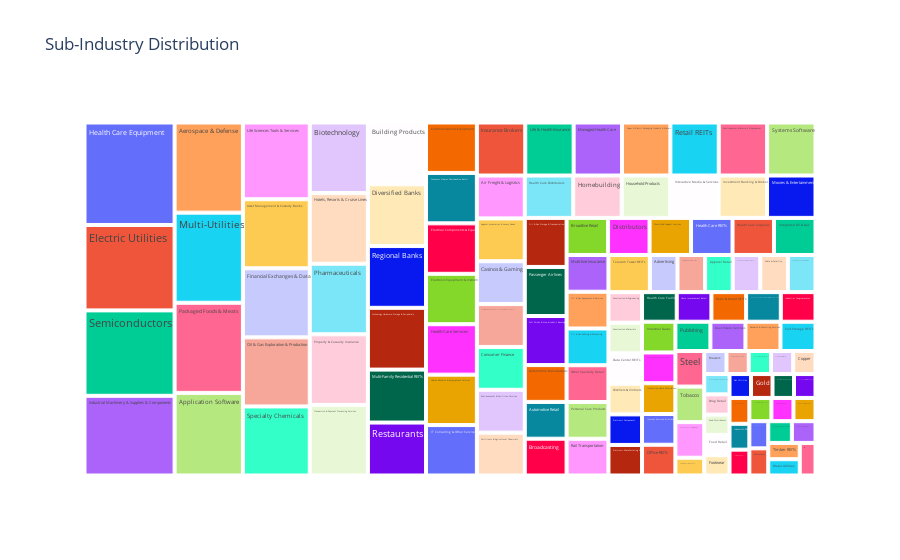

Notebook code for this chart:
### Code cell
filtered_df = df[df['ticker_info.gics_sector'].notna()][['ticker_info.gics_sub_industry', 'ticker_info.security']]
grouped_df = filtered_df.groupby('ticker_info.gics_sub_industry').agg({'ticker_info.security': lambda x: ', '.join(x)}).reset_index()
treemap_data = filtered_df.groupby(['ticker_info.gics_sub_industry']).size().reset_index(name='Counts')
treemap_data = pd.merge(treemap_data, grouped_df, on='ticker_info.gics_sub_industry', how='left')

fig = px.treemap(treemap_data, path=['ticker_info.gics_sub_industry'], values='Counts', hover_data='ticker_info.security', title='Sub-Industry Distribution')
fig.show()

### Figure 1 — Plotly figure (JSON) as saved in the notebook; plotly's stock layout.template omitted (floating-point values rounded to 4 significant figures)
{"data": [{"branchvalues": "total", "customdata": [["Interpublic Group of Companies (The), Omnicom Group"], ["GE Aerospace, Axon Enterprise, Boeing, General Dynamics, Howmet Aerospace, Huntington Ingalls Industries, L3Harris, Lockheed Martin, Northrop Grumman, RTX Corporation, Textron, TransDigm Group"], ["John Deere"], ["Archer-Daniels-Midland, Bunge Global SA"], ["CH Robinson, Expeditors International, FedEx, United Parcel Service"], ["Ross Stores, TJX Companies"], ["Lululemon Athletica, Nike, Inc., Ralph Lauren Corporation, Tapestry, Inc."], ["Adobe Inc., Ansys, Autodesk, Cadence Design Systems, Fair Isaac, Intuit, Oracle Corporation, PTC, Salesforce, Synopsys, Tyler Technologies"], ["Ameriprise Financial, Bank of New York Mellon, BlackRock, Blackstone, Franklin Templeton, Invesco, Northern Trust, State Street Corporation, T. Rowe Price"], ["Ford Motor Company, General Motors, Tesla, Inc."], ["Aptiv, BorgWarner"], ["AutoZone, CarMax, O'Reilly Auto Parts"], ["AbbVie, Amgen, Biogen, Gilead Sciences, Incyte, Moderna, Regeneron, Vertex Pharmaceuticals"], ["Molson Coors Beverage Company"], ["Fox Corporation (Class A), Fox Corporation (Class B), Warner Bros. Discovery"], ["Amazon, eBay, Etsy"], ["A. O. Smith, Allegion, Builders FirstSource, Carrier Global, Johnson Controls, Masco, Trane Technologies"], ["Charter Communications, Comcast"], ["J.B. Hunt, Old Dominion"], ["Caesars Entertainment, Las Vegas Sands, MGM Resorts, Wynn Resorts"], ["Dow Inc."], ["Arista Networks, Cisco, F5, Inc., Juniper Networks, Motorola Solutions"], ["Best Buy"], ["Jacobs Solutions, Quanta Services"], ["Caterpillar Inc., Cummins, Paccar, Wabtec"], ["Martin Marietta Materials, Vulcan Materials Company"], ["Garmin"], ["American Express, Capital One, Discover Financial, Synchrony Financial"], ["Costco, Dollar General, Dollar Tree, Target Corporation, Walmart"], ["Freeport-McMoRan"], ["Digital Realty, Equinix"], ["Broadridge Financial Solutions"], ["Brown–Forman, Constellation Brands"], ["Genuine Parts Company, LKQ Corporation, Pool Corporation"], ["Bank of America, Citigroup, Comerica, Fifth Third Bank, JPMorgan Chase, U.S. Bank, Wells Fargo"], ["Cintas, Copart, Leidos"], ["Walgreens Boots Alliance"], ["Alliant Energy, American Electric Power, Constellation Energy, Duke Energy, Edison International, Entergy, Evergy, Eversource, Exelon, FirstEnergy, PPL Corporation, Public Service Enterprise Group, Southern Company, Vistra, WEC Energy Group"], ["Ametek, Eaton Corporation, Emerson Electric, Generac, Rockwell Automation"], ["Amphenol, Corning Inc."], ["Keysight, Roper Technologies, Teledyne Technologies, Trimble Inc., Zebra Technologies"], ["Jabil, TE Connectivity"], ["Republic Services, Rollins, Inc., Veralto, Waste Management"], ["CF Industries, Corteva, FMC Corporation, Mosaic Company (The)"], ["Cboe Global Markets, CME Group, FactSet, Intercontinental Exchange, MarketAxess, Moody's Corporation, MSCI, Nasdaq, Inc., S&P Global"], ["Sysco"], ["Kroger"], ["Deckers Brands"], ["Atmos Energy"], ["Newmont"], ["Cardinal Health, Cencora, Henry Schein, McKesson Corporation"], ["Abbott, Baxter International, Becton Dickinson, Boston Scientific, Dexcom, Edwards Lifesciences, GE HealthCare, Hologic, Idexx Laboratories, Insulet, Intuitive Surgical, Medtronic, ResMed, Revvity, Steris, Stryker Corporation, Teleflex, Zimmer Biomet"], ["HCA Healthcare, Universal Health Services"], ["Healthpeak, Ventas, Welltower"], ["Cigna, CVS Health, DaVita Inc., LabCorp, Quest Diagnostics"], ["Align Technology, CooperCompanies, West Pharmaceutical Services"], ["Solventum"], ["GE Vernova"], ["Mohawk Industries"], ["Home Depot (The), Lowe's"], ["DR Horton, Lennar, NVR, Inc., PulteGroup"], ["Host Hotels & Resorts, Vici Properties"], ["Airbnb, Booking Holdings, Carnival, Expedia Group, Hilton Worldwide, Marriott International, Norwegian Cruise Line Holdings, Royal Caribbean Group"], ["Church & Dwight, Clorox, Colgate-Palmolive, Kimberly-Clark"], ["Automatic Data Processing, Dayforce, Paychex, Paycom, Robert Half"], ["Accenture, Cognizant, EPAM Systems, Gartner, IBM"], ["AES Corporation, NRG Energy"], ["3M, Honeywell"], ["Air Products and Chemicals, Linde plc"], ["Dover Corporation, Fortive, Hubbell Incorporated, IDEX Corporation, Illinois Tool Works, Ingersoll Rand, Nordson Corporation, Otis Worldwide, Parker Hannifin, Pentair, Snap-on, Stanley Black & Decker, W. W. Grainger, Xylem Inc."], ["Prologis"], ["Aon, Arthur J. Gallagher & Co., Brown & Brown, Marsh McLennan, Willis Towers Watson"], ["Chevron Corporation, ExxonMobil, Hess Corporation"], ["AT&T, Verizon"], ["Electronic Arts, Take-Two Interactive"], ["Alphabet Inc. (Class A), Alphabet Inc. (Class C), Match Group, Meta Platforms"], ["Akamai, Verisign"], ["Charles Schwab Corporation, Goldman Sachs, Morgan Stanley, Raymond James"], ["Hasbro"], ["Aflac, Globe Life, MetLife, Principal Financial Group, Prudential Financial"], ["Agilent Technologies, Bio-Rad, Bio-Techne, Charles River Laboratories, Danaher Corporation, Illumina, IQVIA, Mettler Toledo, Thermo Fisher Scientific, Waters Corporation"], ["Centene Corporation, Elevance Health, Humana, Molina Healthcare, UnitedHealth Group"], ["Ball Corporation"], ["Live Nation Entertainment, Netflix, Paramount Global, Walt Disney Company (The)"], ["AvalonBay Communities, Camden Property Trust, Equity Residential, Essex Property Trust, Mid-America Apartment Communities, UDR, Inc."], ["Berkshire Hathaway"], ["Ameren, CenterPoint Energy, CMS Energy, Consolidated Edison, Dominion Energy, DTE Energy, NextEra Energy, NiSource, PG&E Corporation, Pinnacle West, Sempra Energy, Xcel Energy"], ["American International Group, Assurant, Loews Corporation"], ["Alexandria Real Estate Equities, Boston Properties"], ["Baker Hughes, Halliburton, Schlumberger"], ["APA Corporation, ConocoPhillips, Coterra, Devon Energy, Diamondback Energy, EOG Resources, EQT Corporation, Marathon Oil, Occidental Petroleum"], ["Marathon Petroleum, Phillips 66, Valero Energy"], ["Kinder Morgan, ONEOK, Targa Resources, Williams Companies"], ["Iron Mountain"], ["Bath & Body Works, Inc., Tractor Supply, Ulta Beauty"], ["Campbell Soup Company, Conagra Brands, General Mills, Hershey's, Hormel Foods, Kellanova, Kraft Heinz, Lamb Weston, McCormick & Company, Mondelez International, J.M. Smucker Company (The), Tyson Foods"], ["Amcor, Avery Dennison, International Paper, Packaging Corporation of America, WestRock"], ["American Airlines Group, Delta Air Lines, Southwest Airlines, United Airlines Holdings"], ["Uber"], ["Estée Lauder Companies (The), Kenvue, Procter & Gamble"], ["Bristol Myers Squibb, Catalent, Eli Lilly and Company, Johnson & Johnson, Merck & Co., Pfizer, Viatris, Zoetis"], ["Allstate, Arch Capital Group, Chubb Limited, Cincinnati Financial, Hartford (The), Progressive Corporation, Travelers Companies (The), W. R. Berkley Corporation"], ["News Corp (Class A), News Corp (Class B)"], ["CSX, Norfolk Southern Railway, Union Pacific Corporation"], ["CBRE Group, CoStar Group"], ["Citizens Financial Group, Huntington Bancshares, KeyCorp, M&T Bank, PNC Financial Services, Regions Financial Corporation, Truist"], ["Everest Re"], ["Equifax, Verisk"], ["Chipotle Mexican Grill, Darden Restaurants, Domino's, McDonald's, Starbucks, Yum! Brands"], ["Federal Realty, Kimco Realty, Realty Income, Regency Centers, Simon Property Group"], ["Extra Space Storage, Public Storage"], ["Applied Materials, Enphase, KLA Corporation, Lam Research, Teradyne"], ["Nvidia, Advanced Micro Devices, Analog Devices, Broadcom Inc., First Solar, Intel, Microchip Technology, Micron Technology, Monolithic Power Systems, NXP Semiconductors, ON Semiconductor, Qorvo, Qualcomm, Skyworks Solutions, Texas Instruments"], ["Invitation Homes"], ["Coca-Cola Company (The), Keurig Dr Pepper, Monster Beverage, PepsiCo"], ["Albemarle Corporation, Celanese, DuPont, Eastman Chemical Company, Ecolab, International Flavors & Fragrances, LyondellBasell, PPG Industries, Sherwin-Williams"], ["Nucor, Steel Dynamics"], ["Fortinet, Gen Digital, Microsoft, Palo Alto Networks, ServiceNow"], ["CDW"], ["Apple Inc., Hewlett Packard Enterprise, HP Inc., NetApp, Seagate Technology, Supermicro, Western Digital"], ["American Tower, Crown Castle, SBA Communications"], ["Weyerhaeuser"], ["Altria, Philip Morris International"], ["Fastenal, United Rentals"], ["Corpay, Fidelity National Information Services, Fiserv, Global Payments, Jack Henry & Associates, Mastercard, PayPal, Visa Inc."], ["American Water Works"], ["T-Mobile US"]], "domain": {"x": [0, 1], "y": [0, 1]}, "hovertemplate": "labels=%{label}<br>Counts=%{value}<br>parent=%{parent}<br>id=%{id}<br>ticker_info.security=%{customdata[0]}<extra></extra>", "ids": ["Advertising", "Aerospace & Defense", "Agricultural & Farm Machinery", "Agricultural Products & Services", "Air Freight & Logistics", "Apparel Retail", "Apparel, Accessories & Luxury Goods", "Application Software", "Asset Management & Custody Banks", "Automobile Manufacturers", "Automotive Parts & Equipment", "Automotive Retail", "Biotechnology", "Brewers", "Broadcasting", "Broadline Retail", "Building Products", "Cable & Satellite", "Cargo Ground Transportation", "Casinos & Gaming", "Commodity Chemicals", "Communications Equipment", "Computer & Electronics Retail", "Construction & Engineering", "Construction Machinery & Heavy Transportation Equipment", "Construction Materials", "Consumer Electronics", "Consumer Finance", "Consumer Staples Merchandise Retail", "Copper", "Data Center REITs", "Data Processing & Outsourced Services", "Distillers & Vintners", "Distributors", "Diversified Banks", "Diversified Support Services", "Drug Retail", "Electric Utilities", "Electrical Components & Equipment", "Electronic Components", "Electronic Equipment & Instruments", "Electronic Manufacturing Services", "Environmental & Facilities Services", "Fertilizers & Agricultural Chemicals", "Financial Exchanges & Data", "Food Distributors", "Food Retail", "Footwear", "Gas Utilities", "Gold", "Health Care Distributors", "Health Care Equipment", "Health Care Facilities", "Health Care REITs", "Health Care Services", "Health Care Supplies", "Health Care Technology", "Heavy Electrical Equipment", "Home Furnishings", "Home Improvement Retail", "Homebuilding", "Hotel & Resort REITs", "Hotels, Resorts & Cruise Lines", "Household Products", "Human Resource & Employment Services", "IT Consulting & Other Services", "Independent Power Producers & Energy Traders", "Industrial Conglomerates", "Industrial Gases", "Industrial Machinery & Supplies & Components", "Industrial REITs", "Insurance Brokers", "Integrated Oil & Gas", "Integrated Telecommunication Services", "Interactive Home Entertainment", "Interactive Media & Services", "Internet Services & Infrastructure", "Investment Banking & Brokerage", "Leisure Products", "Life & Health Insurance", "Life Sciences Tools & Services", "Managed Health Care", "Metal, Glass & Plastic Containers", "Movies & Entertainment", "Multi-Family Residential REITs", "Multi-Sector Holdings", "Multi-Utilities", "Multi-line Insurance", "Office REITs", "Oil & Gas Equipment & Services", "Oil & Gas Exploration & Production", "Oil & Gas Refining & Marketing", "Oil & Gas Storage & Transportation", "Other Specialized REITs", "Other Specialty Retail", "Packaged Foods & Meats", "Paper & Plastic Packaging Products & Materials", "Passenger Airlines", "Passenger Ground Transportation", "Personal Care Products", "Pharmaceuticals", "Property & Casualty Insurance", "Publishing", "Rail Transportation", "Real Estate Services", "Regional Banks", "Reinsurance", "Research & Consulting Services", "Restaurants", "Retail REITs", "Self-Storage REITs", "Semiconductor Materials & Equipment", "Semiconductors", "Single-Family Residential REITs", "Soft Drinks & Non-alcoholic Beverages", "Specialty Chemicals", "Steel", "Systems Software", "Technology Distributors", "Technology Hardware, Storage & Peripherals", "Telecom Tower REITs", "Timber REITs", "Tobacco", "Trading Companies & Distributors", "Transaction & Payment Processing Services", "Water Utilities", "Wireless Telecommunication Services"], "labels": ["Advertising", "Aerospace & Defense", "Agricultural & Farm Machinery", "Agricultural Products & Services", "Air Freight & Logistics", "Apparel Retail", "Apparel, Accessories & Luxury Goods", "Application Software", "Asset Management & Custody Banks", "Automobile Manufacturers", "Automotive Parts & Equipment", "Automotive Retail", "Biotechnology", "Brewers", "Broadcasting", "Broadline Retail", "Building Products", "Cable & Satellite", "Cargo Ground Transportation", "Casinos & Gaming", "Commodity Chemicals", "Communications Equipment", "Computer & Electronics Retail", "Construction & Engineering", "Construction Machinery & Heavy Transportation Equipment", "Construction Materials", "Consumer Electronics", "Consumer Finance", "Consumer Staples Merchandise Retail", "Copper", "Data Center REITs", "Data Processing & Outsourced Services", "Distillers & Vintners", "Distributors", "Diversified Banks", "Diversified Support Services", "Drug Retail", "Electric Utilities", "Electrical Components & Equipment", "Electronic Components", "Electronic Equipment & Instruments", "Electronic Manufacturing Services", "Environmental & Facilities Services", "Fertilizers & Agricultural Chemicals", "Financial Exchanges & Data", "Food Distributors", "Food Retail", "Footwear", "Gas Utilities", "Gold", "Health Care Distributors", "Health Care Equipment", "Health Care Facilities", "Health Care REITs", "Health Care Services", "Health Care Supplies", "Health Care Technology", "Heavy Electrical Equipment", "Home Furnishings", "Home Improvement Retail", "Homebuilding", "Hotel & Resort REITs", "Hotels, Resorts & Cruise Lines", "Household Products", "Human Resource & Employment Services", "IT Consulting & Other Services", "Independent Power Producers & Energy Traders", "Industrial Conglomerates", "Industrial Gases", "Industrial Machinery & Supplies & Components", "Industrial REITs", "Insurance Brokers", "Integrated Oil & Gas", "Integrated Telecommunication Services", "Interactive Home Entertainment", "Interactive Media & Services", "Internet Services & Infrastructure", "Investment Banking & Brokerage", "Leisure Products", "Life & Health Insurance", "Life Sciences Tools & Services", "Managed Health Care", "Metal, Glass & Plastic Containers", "Movies & Entertainment", "Multi-Family Residential REITs", "Multi-Sector Holdings", "Multi-Utilities", "Multi-line Insurance", "Office REITs", "Oil & Gas Equipment & Services", "Oil & Gas Exploration & Production", "Oil & Gas Refining & Marketing", "Oil & Gas Storage & Transportation", "Other Specialized REITs", "Other Specialty Retail", "Packaged Foods & Meats", "Paper & Plastic Packaging Products & Materials", "Passenger Airlines", "Passenger Ground Transportation", "Personal Care Products", "Pharmaceuticals", "Property & Casualty Insurance", "Publishing", "Rail Transportation", "Real Estate Services", "Regional Banks", "Reinsurance", "Research & Consulting Services", "Restaurants", "Retail REITs", "Self-Storage REITs", "Semiconductor Materials & Equipment", "Semiconductors", "Single-Family Residential REITs", "Soft Drinks & Non-alcoholic Beverages", "Specialty Chemicals", "Steel", "Systems Software", "Technology Distributors", "Technology Hardware, Storage & Peripherals", "Telecom Tower REITs", "Timber REITs", "Tobacco", "Trading Companies & Distributors", "Transaction & Payment Processing Services", "Water Utilities", "Wireless Telecommunication Services"], "name": "", "parents": ["", "", "", "", "", "", "", "", "", "", "", "", "", "", "", "", "", "", "", "", "", "", "", "", "", "", "", "", "", "", "", "", "", "", "", "", "", "", "", "", "", "", "", "", "", "", "", "", "", "", "", "", "", "", "", "", "", "", "", "", "", "", "", "", "", "", "", "", "", "", "", "", "", "", "", "", "", "", "", "", "", "", "", "", "", "", "", "", "", "", "", "", "", "", "", "", "", "", "", "", "", "", "", "", "", "", "", "", "", "", "", "", "", "", "", "", "", "", "", "", "", "", "", "", "", "", ""], "type": "treemap", "values": [2, 12, 1, 2, 4, 2, 4, 11, 9, 3, 2, 3, 8, 1, 3, 3, 7, 2, 2, 4, 1, 5, 1, 2, 4, 2, 1, 4, 5, 1, 2, 1, 2, 3, 7, 3, 1, 15, 5, 2, 5, 2, 4, 4, 9, 1, 1, 1, 1, 1, 4, 18, 2, 3, 5, 3, 1, 1, 1, 2, 4, 2, 8, 4, 5, 5, 2, 2, 2, 14, 1, 5, 3, 2, 2, 4, 2, 4, 1, 5, 10, 5, 1, 4, 6, 1, 12, 3, 2, 3, 9, 3, 4, 1, 3, 12, 5, 4, 1, 3, 8, 8, 2, 3, 2, 7, 1, 2, 6, 5, 2, 5, 15, 1, 4, 9, 2, 5, 1, 7, 3, 1, 2, 2, 8, 1, 1]}], "layout": {"legend": {"tracegroupgap": 0}, "title": {"text": "Sub-Industry Distribution"}}}
